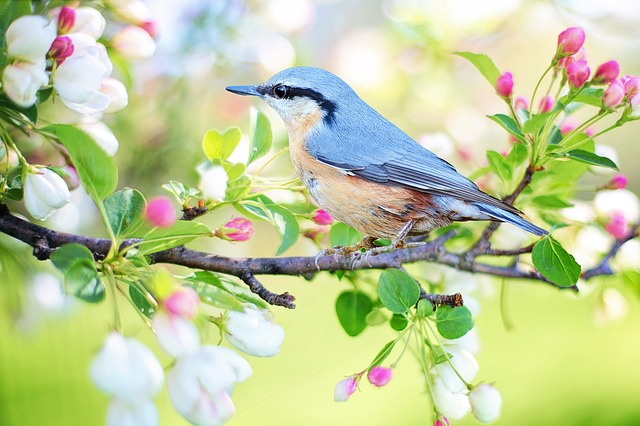
#> input picture Task0/Task0.2/Image Processing/Images/bird.jpg, 640 x 426 px, found by its file name; its folder holds only this picture in this run
$ python main.py
#> lines starting #> are read from the running program, lines starting #| are printed output that depends on the picture; after the words box and inside, x2 and y2 are one past the last pixel; in counts of white or black regions, pixels touching at a corner belong together
#> in main, ip_image is the input picture: shape (426, 640, 3); mean B, G, R 154.3, 203, 191.5
#| (426, 640, 3)
###############################################################################
## Author: Team Supply Bot
## Edition: eYRC 2019-20
## Instructions: Do Not modify the basic skeletal structure of given APIs!!!
###############################################################################


######################
## Essential libraries
######################
import cv2
import numpy as np
import os
import math
import csv


########################################################################
## using os to generalise Input-Output
########################################################################
codes_folder_path = os.path.abspath('.')
images_folder_path = os.path.abspath(os.path.join('..', 'Images'))
generated_folder_path = os.path.abspath(os.path.join('..', 'Generated'))


############################################
## Build your algorithm in this function
## ip_image: is the array of the input image
## imshow helps you view that you have loaded
## the corresponding image
############################################
def process(ip_image):
    ###########################
    ## Your Code goes here
    angle = 0.00
    ## Your Code goes here
    ###########################
    cv2.imshow("window", ip_image)
    cv2.waitKey(0);
    cv2.destroyAllWindows()

    hsv = cv2.cvtColor(ip_image,cv2.COLOR_BGR2HSV)
#> hsv: shape (426, 640, 3); mean H, S, V 54, 83.4, 211.3
    # upper and lower hsv values for green and red
    green_low = np.array([50,100,100])
    green_high = np.array([70,255,255])
    red_low = np.array([0,255,255])
    red_high = np.array([10,255,255])

    gray = cv2.cvtColor(ip_image, cv2.COLOR_BGR2GRAY)
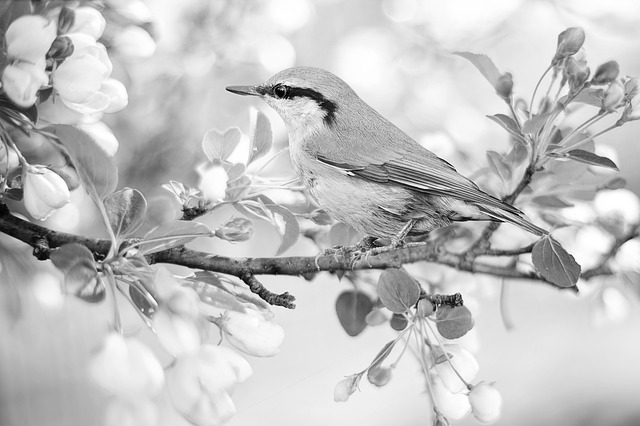
#> gray: shape (426, 640); min 0, max 255, mean 194
    # mask for green and red
    mask1 = cv2.inRange(hsv, green_low, green_high)
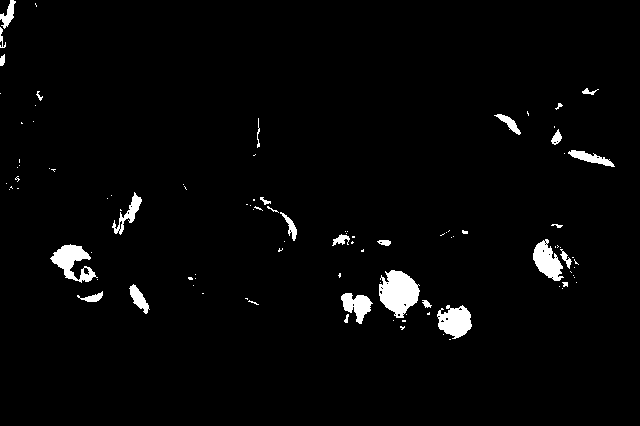
#> mask1: shape (426, 640); 2.5% white; 101 white regions (73 under 20 px), largest, box (x1, y1, x2, y2) and area: (379, 270, 420, 318) 1309, (50, 244, 98, 283) 859, (437, 305, 472, 339) 804
    mask2 = cv2.inRange(hsv, red_low, red_high)
#> mask2: shape (426, 640); every value is 0

    # calculating moments for mask1
    moment1 = cv2.moments(mask1)
#> moment1 = moments, m00 1766130, centre m10/m00, m01/m00 = (337.8, 250.6)
    x1 = int(moment1["m10"] / moment1["m00"])
#> x1 = 337
    y1 = int(moment1["m01"] / moment1["m00"])
#> y1 = 250

    # calculating moments for mask2
    moment3 = cv2.moments(mask2)
#> moment3 = moments, m00 0
#> (the run stopped early here; a loop or call above may not have finished)

$ run again, on Task0/Task0.2/Image Processing/Images/flowers.jpg
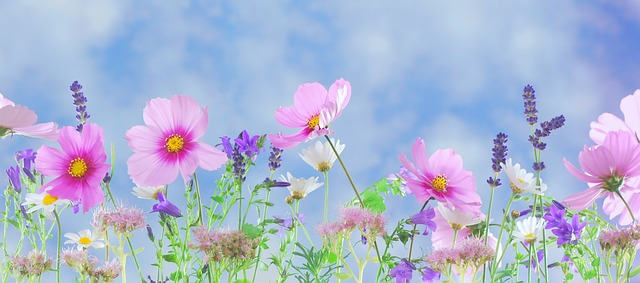
#> input picture Task0/Task0.2/Image Processing/Images/flowers.jpg, 640 x 283 px, found by its file name
#> in main, ip_image is the input picture: shape (283, 640, 3); mean B, G, R 209, 182.4, 172.4
#| (283, 640, 3)
#> hsv: shape (283, 640, 3); mean H, S, V 105.4, 69.8, 217.9
#> in process, `gray = cv2.cvtColor(ip_image, cv2.COLOR_BGR2GRAY)`:
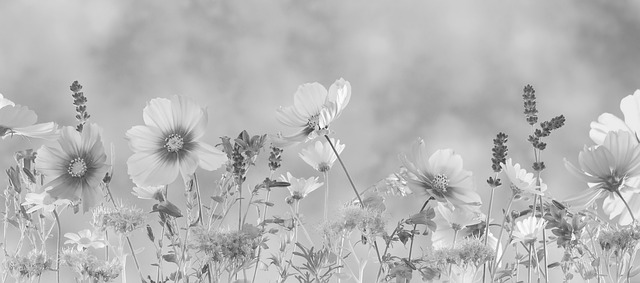
#> gray: shape (283, 640); min 43, max 255, mean 182.5
#> in process, `mask1 = cv2.inRange(hsv, green_low, green_high)`:
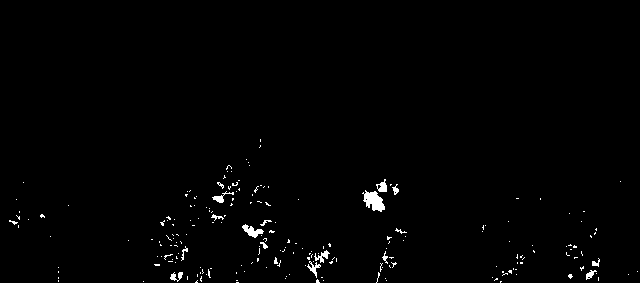
#> mask1: shape (283, 640); 1% white; 210 white regions (193 under 20 px), largest, box (x1, y1, x2, y2) and area: (362, 190, 385, 212) 294, (242, 224, 264, 238) 142, (314, 250, 330, 263) 87
#> mask2: shape (283, 640); every value is 0
#> moment1 = moments, m00 482715, centre m10/m00, m01/m00 = (318.7, 232)
#> x1 = 318
#> y1 = 232
#> moment3 = moments, m00 0

$ run again, on Task0/Task0.2/Image Processing/Images/horse.jpg
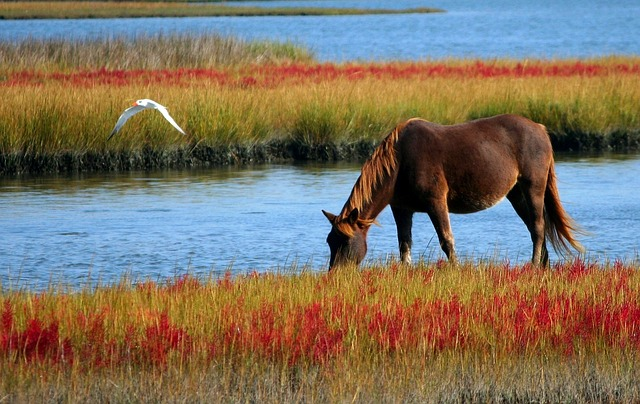
#> input picture Task0/Task0.2/Image Processing/Images/horse.jpg, 640 x 404 px, found by its file name
#> in main, ip_image is the input picture: shape (404, 640, 3); mean B, G, R 95.9, 113.2, 126.6
#| (404, 640, 3)
#> hsv: shape (404, 640, 3); mean H, S, V 45.6, 137.5, 151.1
#> in process, `gray = cv2.cvtColor(ip_image, cv2.COLOR_BGR2GRAY)`:
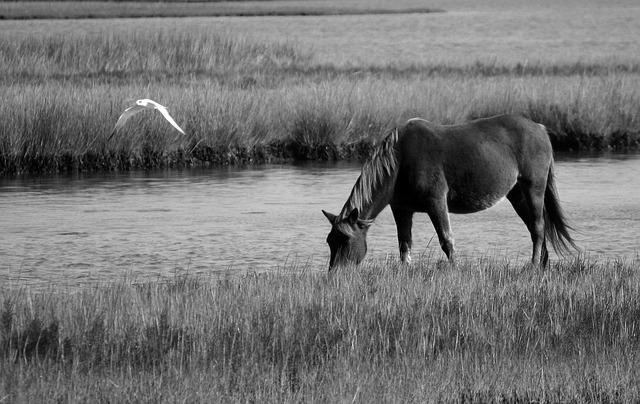
#> gray: shape (404, 640); min 0, max 255, mean 115.2
#> mask1: shape (404, 640); every value is 0
#> moment1 = moments, m00 0
